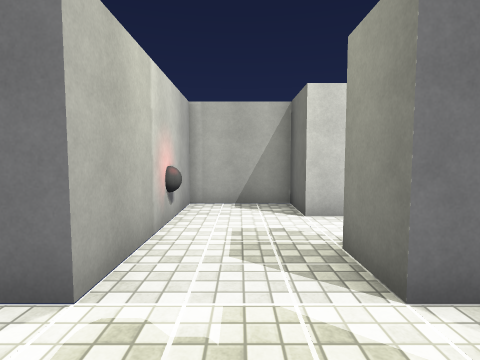
[1] (above)

13 first-person views from a walk through a scene from a Unity 3-D project. The camera is 1.3 m above the floor, tilts 4° down and sees 80° across. The floor is counted in squares, 1 m on a side. Each view is taken from the middle of a square. On the plan, view 1 faces up. The plan holds only what a view shows up to about 13 squares ahead; the rest is blank. The player character is not drawn. Some animated figures are not drawn. Some surface patterns are stand-ins.

[2]
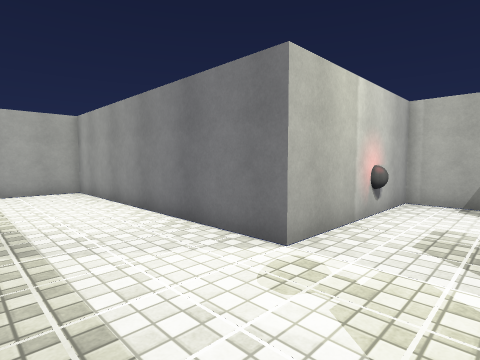

[3]
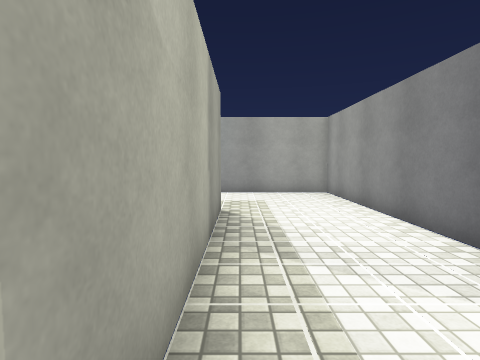

[4]
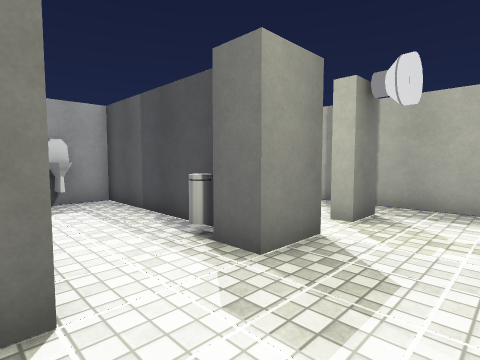

[5]
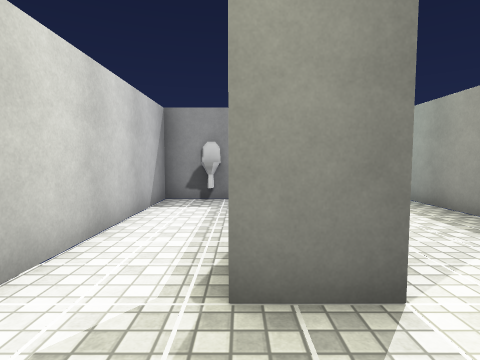

[6]
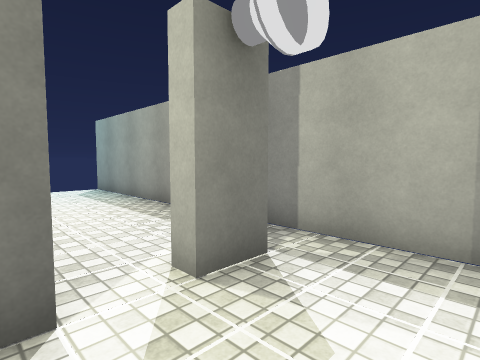

[7]
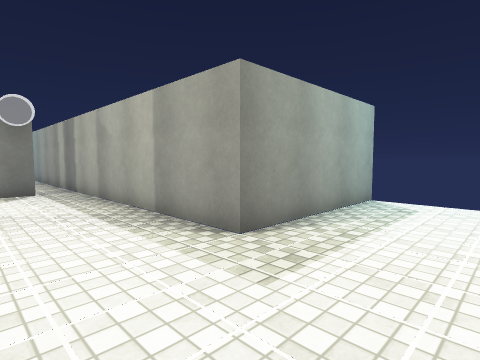

[8]
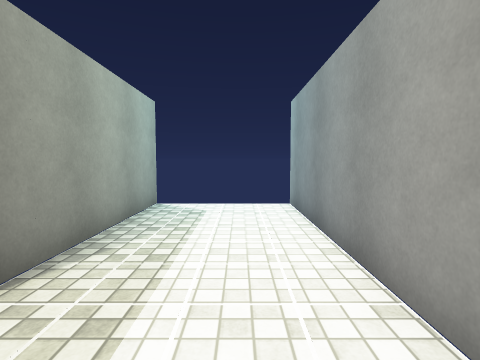

[9]
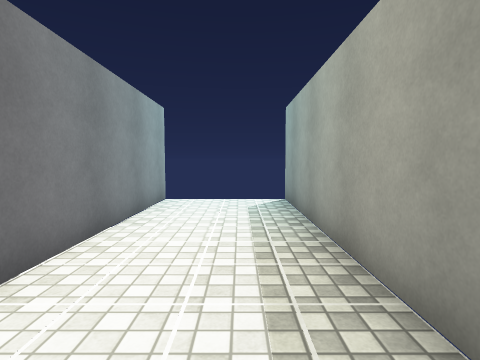

[10]
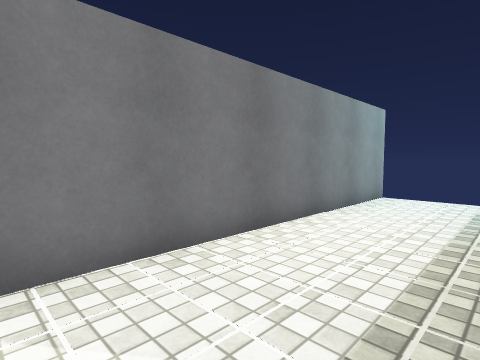

[11]
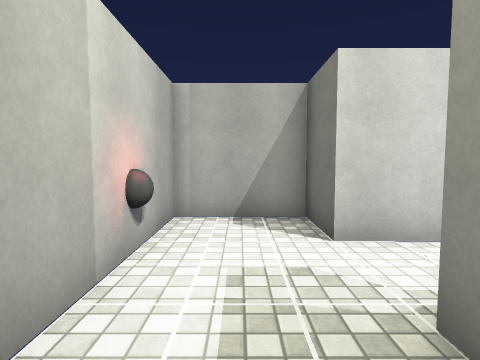

[12]
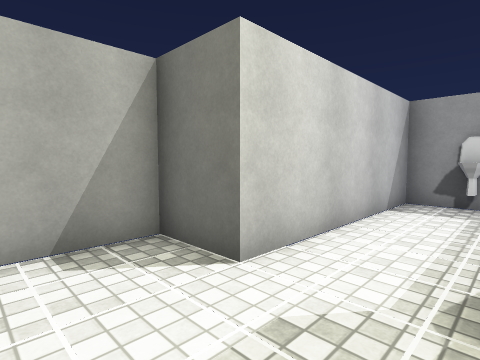

[13]
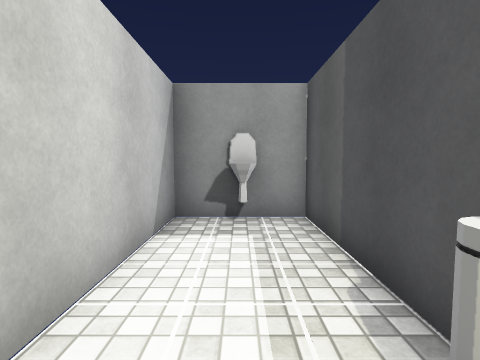

### Floor plan
Points are (right, up) in squares from view 1. A wall is a line through its corners. A room is listed if a view was taken in it or the views show most of it. See-through windows are left out.
Room 1 (views 1, 2, 3, 4, 5, 6, 7, 8, 10, 11, 12, 13)
walls: (1.5, -0.1) (1.5, 1.2) (2, 1.2); (3.1, 3.5) (8.5, 3.5) (8.5, 6.5) (2.5, 6.5); (1.6, 8.5) (-1.5, 8.5) (-1.5, 2.5) (-11.5, 2.5) (-11.5, -7.6); (-7.5, -7.6) (-7.5, -1.5) (2.5, -1.5)
ways out: opening at (2, -1) to room 2; opening at (2, 2) to room 2
objects: other object (-1, 6); grey block (2, 3) to (2, 4); grey block (2, 7) to (2, 8); bin (3, 4); toilet (8, 5)
Room 2 (view 9)
walls: (2.5, -1.5) (12.5, -1.5); (12.6, 2.5) (2.5, 2.5)
ways out: opening at (2, -1) to room 1; opening at (2, 2) to room 1

Where each view was taken, in squares from view 1:
view 1: 0 up, 0 right, facing up
view 2: 1 down, 1 right, facing up-left
view 3: 1 down, 0 right, facing left
view 4: 7 up, 1 left, facing down-right
view 5: 4 up, 1 left, facing right
view 6: 3 up, 1 left, facing down-right
view 7: 2 up, 11 left, facing down-right
view 8: 1 up, 10 left, facing down
view 9: 0 up, 3 right, facing right
view 10: 1 down, 2 right, facing up-right
view 11: 2 up, 0 right, facing up
view 12: 4 up, 1 left, facing up-right
view 13: 5 up, 2 right, facing right
